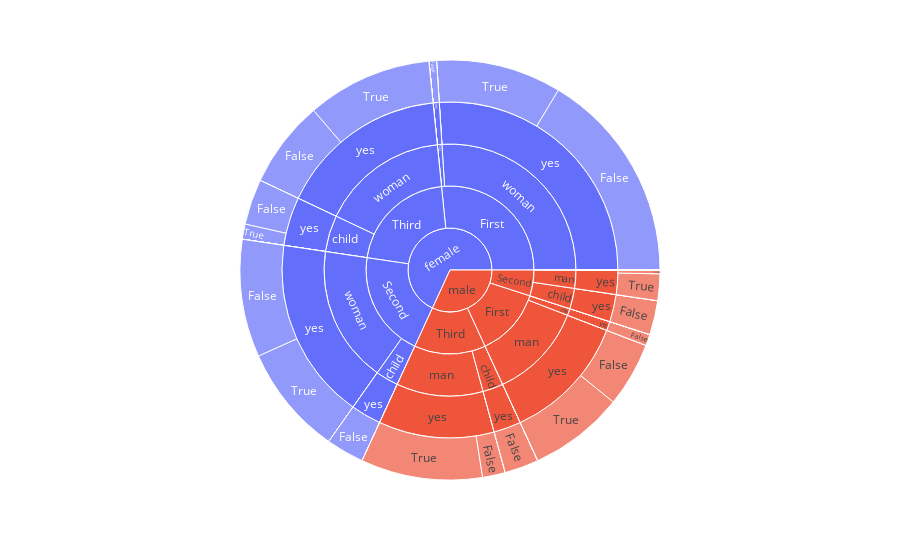

The code cell stored with this chart in its notebook:
### Markdown cell above
# Sunburst plots to show heirarchy

### Code cell
import plotly.express as px
import seaborn as sns
df = sns.load_dataset('titanic')
fig = px.sunburst(df,
    path=['sex', 'class', 'who', 'alive', 'alone'],
    values='survived', color='sex')
fig.show()

### Figure 1 — Plotly figure (JSON) as saved in the notebook; plotly's stock layout.template omitted (floating-point values rounded to 4 significant figures; data arrays with more than 128 entries replaced by an {"elided": "..."} marker saying what was removed)
{"data": [{"branchvalues": "total", "customdata": {"elided": "134x1 str values"}, "domain": {"x": [0, 1], "y": [0, 1]}, "hovertemplate": "labels=%{label}<br>survived=%{value}<br>parent=%{parent}<br>id=%{id}<br>sex=%{customdata[0]}<extra></extra>", "ids": {"elided": "134 str values"}, "labels": {"elided": "134 str values"}, "marker": {"colors": {"elided": "134 str values"}}, "name": "", "parents": {"elided": "134 str values"}, "type": "sunburst", "values": {"elided": "134 int values"}}], "layout": {"legend": {"tracegroupgap": 0}, "margin": {"t": 60}}}
